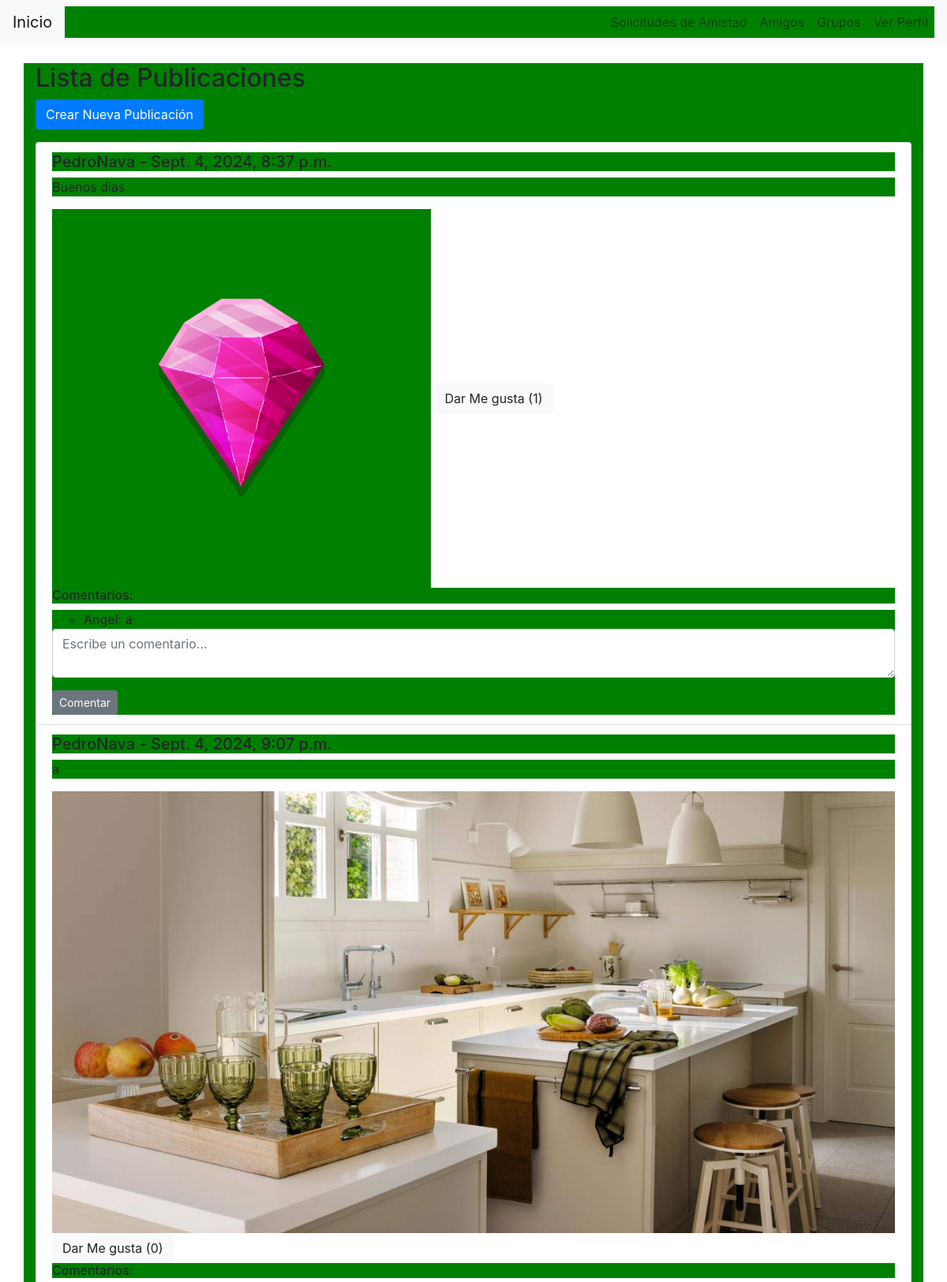
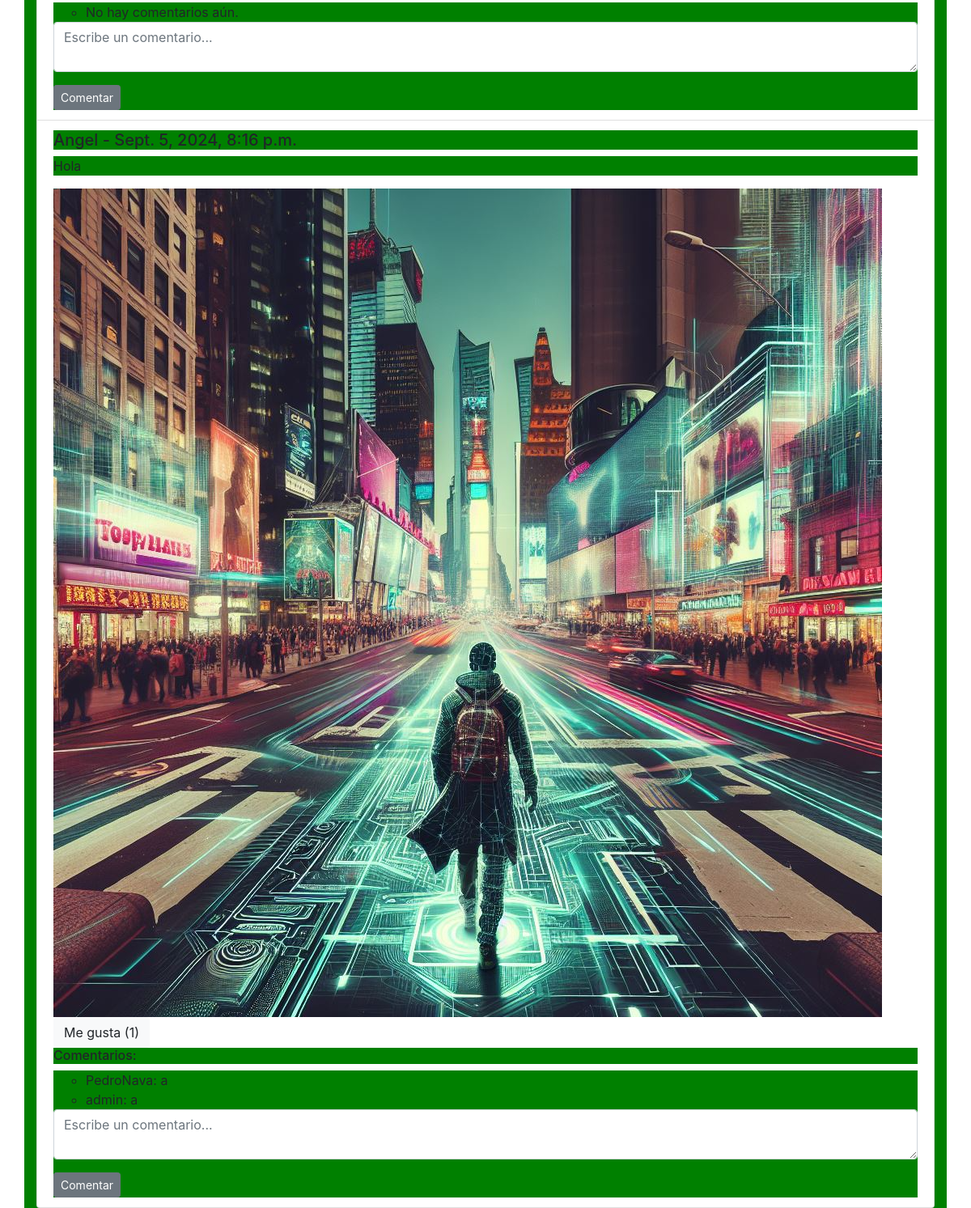
Screenshot of /inicio/publicaciones/ (signed in) with the database file from the repository (2 pictures, top to bottom).
### inicio/models.py (models this page shows, shortened)
class Publicacion(models.Model):
    autor = models.ForeignKey(settings.AUTH_USER_MODEL, on_delete=models.CASCADE)  # Usuario autor de la publicación
    contenido = models.TextField()  # Contenido de la publicación
    fecha_publicacion = models.DateTimeField(auto_now_add=True)  # Fecha en que se creó la publicación
    imagen = models.ImageField(upload_to='publicaciones/', blank=True, null=True)  # Imagen opcional en la publicación
    likes = models.ManyToManyField(settings.AUTH_USER_MODEL, related_name='publicaciones_liked', blank=True)

class Usuario(AbstractBaseUser, PermissionsMixin):
    email = models.EmailField(unique=True)  # Email único para el usuario
    nombres = models.CharField(max_length=100)  # Nombres del usuario
    nombre_usuario = models.CharField(max_length=100, unique=True)  # Nombre de usuario único
    is_staff = models.BooleanField(default=False)  # Permite acceso al admin
    is_active = models.BooleanField(default=True)  # Marca si el usuario está activo
    last_login = models.DateTimeField(null=True, blank=True)  # Fecha del último inicio de sesión
    groups = models.ManyToManyField(
        'auth.Group',
        related_name='%(class)s_set',  # `related_name` único para este modelo
        blank=True,
        help_text='The groups this user belongs to.',
        verbose_name='groups'
    )
    user_permissions = models.ManyToManyField(
        'auth.Permission',
        related_name='%(class)s_permissions',  # `related_name` único para este modelo
        blank=True,
        help_text='Specific permissions for this user.',
        verbose_name='user permissions'
    )
    objects = UsuarioManager()  # Asigna el manager personalizado
    USERNAME_FIELD = 'email'  # Campo utilizado para el inicio de sesión
    REQUIRED_FIELDS = ['nombres', 'nombre_usuario']  # Campos requeridos al crear un superusuario

class Comentario(models.Model):
    publicacion = models.ForeignKey(Publicacion, related_name='comentarios', on_delete=models.CASCADE)  # Publicación a la que pertenece el comentario
    autor = models.ForeignKey(settings.AUTH_USER_MODEL, on_delete=models.CASCADE)  # Usuario que hizo el comentario
    contenido = models.TextField()  # Contenido del comentario
    fecha_comentario = models.DateTimeField(auto_now_add=True)  # Fecha en que se creó el comentario

### inicio/views.py (the view)
# urls.py: path('publicaciones/', views.lista_publicaciones, name='lista_publicaciones'),
@login_required
def lista_publicaciones(request):
    publicaciones = Publicacion.objects.all()  # Obtiene todas las publicaciones
    return render(request, 'publicaciones/lista_publicaciones.html', {'publicaciones': publicaciones})

### inicio/templates/publicaciones/lista_publicaciones.html (shortened to what this page needs)
{% extends 'base.html' %}
{% block content %}
<div class="container mt-4">
    <h2>Lista de Publicaciones</h2>
    <a href="{% url 'crear_publicacion' %}" class="btn btn-primary mb-3">Crear Nueva Publicación</a>
    <ul class="list-group">
        {% for publicacion in publicaciones %}
        <li class="list-group-item">
            <h5>{{ publicacion.autor.nombre_usuario }} - {{ publicacion.fecha_publicacion }}</h5>
            <p>{{ publicacion.contenido }}</p>
            {% if publicacion.imagen %}
                <img src="{{ publicacion.imagen.url }}" alt="Imagen de la publicación" class="img-fluid">
            {% endif %}
            <a href="#" class="btn btn-light btn-like" data-url="{% url 'like_publicacion' publicacion.id %}">
                {% if user in publicacion.likes.all %}
                Me gusta ({{ publicacion.likes.count }})
                {% else %}
                Dar Me gusta ({{ publicacion.likes.count }})
                {% endif %}
            </a>
            <h6>Comentarios:</h6>
            <ul>
                {% for comentario in publicacion.comentarios.all %}
                <li>{{ comentario.autor.nombre_usuario }}: {{ comentario.contenido }}
                </li>
                {% empty %}
                <li>No hay comentarios aún.</li>
                {% endfor %}
            </ul>
            <form method="POST" action="{% url 'comentar_publicacion' publicacion.id %}">
                <div class="form-group">
                    <textarea class="form-control" name="contenido" rows="2" placeholder="Escribe un comentario..." required></textarea>
                </div>
                <button type="submit" class="btn btn-secondary btn-sm">Comentar</button>
            </form>
        </li>
        {% empty %}
        <li class="list-group-item">No hay publicaciones aún.</li>
        {% endfor %}
    </ul>
</div>
{% endblock %}

### inicio/templates/base.html (shortened to what this page needs)
{% load static %}
<!DOCTYPE html>
<html lang="en">
<head>
    <link href="https://stackpath.bootstrapcdn.com/bootstrap/4.5.2/css/bootstrap.min.css" rel="stylesheet">
    <link rel="stylesheet" href="{% static 'css/style.css' %}">
</head>
<body>
    <nav class="navbar navbar-expand-lg navbar-light bg-light">
        <a class="navbar-brand" href="{% url 'lista_publicaciones' %}">Inicio</a>
        <div class="collapse navbar-collapse" id="navbarNav">
            <ul class="navbar-nav ml-auto">
                <li class="nav-item">
                    <a class="nav-link" href="{% url 'solicitudes_amistad' %}">Solicitudes de Amistad</a>
                </li>
                <li class="nav-item">
                    <a class="nav-link" href="{% url 'lista_amigos' %}">Amigos</a>
                </li>
                <li>
                    <a class="nav-link" href="{% url 'grupos_usuario' %}">Grupos</a>
                </li>
                <li class="nav-item">
                    <a class="nav-link" href="{% url 'ver_perfil' usuario_id=request.user.id %}">Ver Perfil</a>
                </li>
            </ul>
        </div>
    </nav>
    {% block content %}
    {% endblock %}
</body>
</html>

### static/css/style.css (style rules this page uses)
* { background-color: green; }

### rows the page displays
Publicacion: autor.nombre_usuario "PedroNava", fecha_publicacion "Sept. 4, 2024, 8:37 p.m.", contenido "Buenos dias", imagen (picture), likes.count "1"
Comentario: autor.nombre_usuario "Angel", contenido "a"
Publicacion: autor.nombre_usuario "PedroNava", fecha_publicacion "Sept. 4, 2024, 9:07 p.m.", contenido "a", imagen (picture), likes.count "0"
Publicacion: autor.nombre_usuario "Angel", fecha_publicacion "Sept. 5, 2024, 8:16 p.m.", contenido "Hola", imagen (picture), likes.count "1"
Comentario: autor.nombre_usuario "PedroNava", contenido "a"
Comentario: autor.nombre_usuario "admin", contenido "a"
